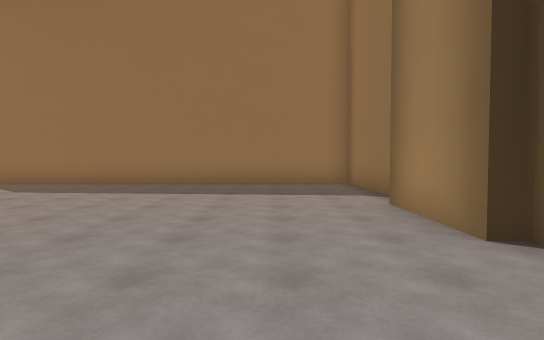
view 1 (above)

20 first-person views from a walk through a 3-D level made in the Unity game engine. The camera is 1.5 m above the floor, tilts 2° down and sees 80° across. The floor is counted in squares, 2 m on a side. Each view is taken from the middle of a square. On the plan, view 1 faces up. The plan holds only what a view shows up to about 11 squares ahead; the rest is blank. The place goes on beyond the plan. The player character is not drawn.

view 2
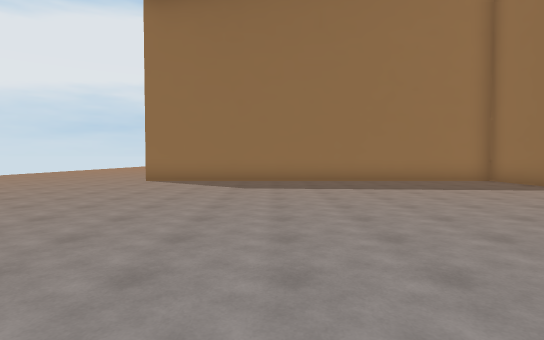

view 3
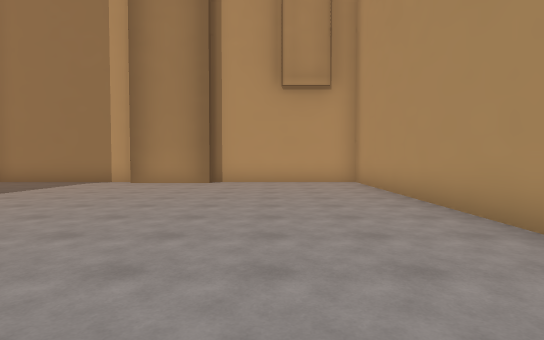

view 4
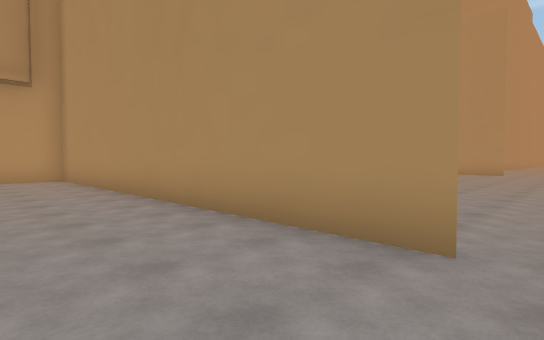

view 5
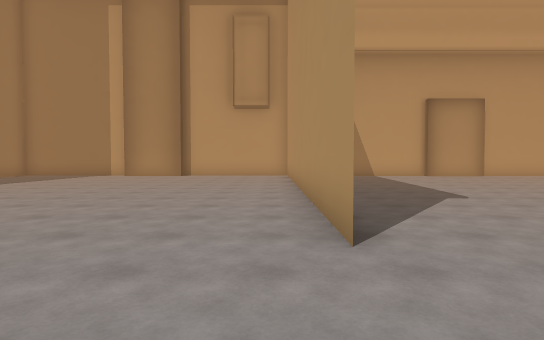

view 6
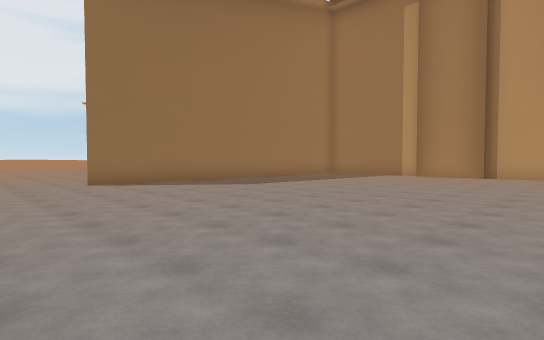

view 7
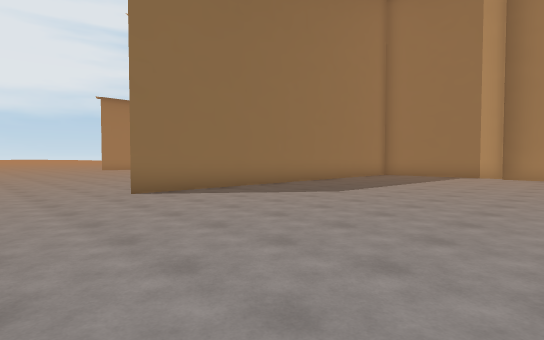

view 8
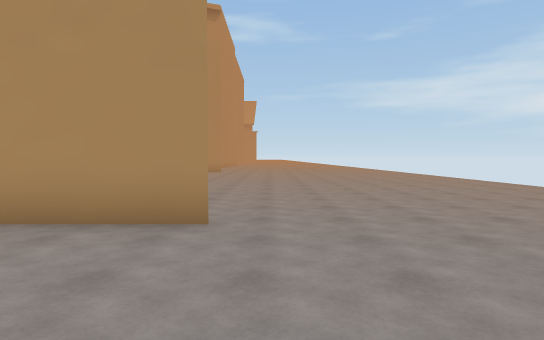

view 9
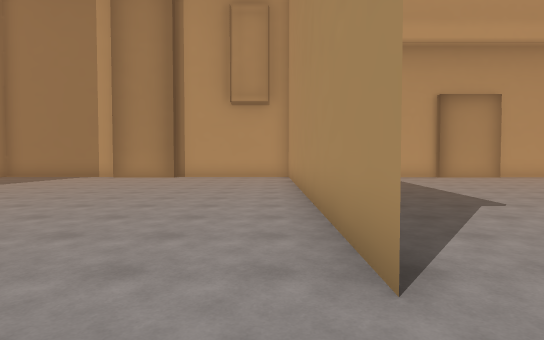

view 10
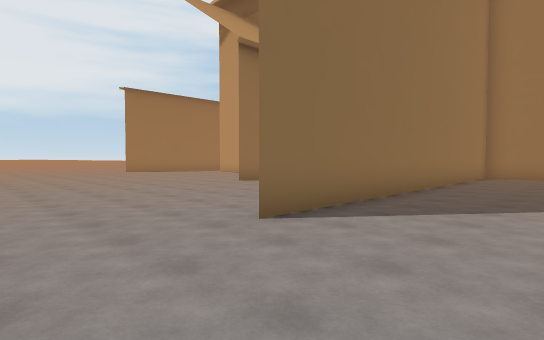

view 11
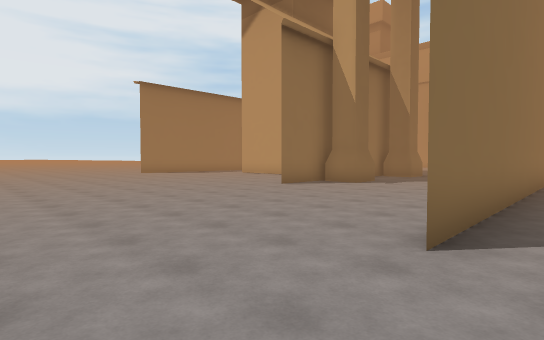

view 12
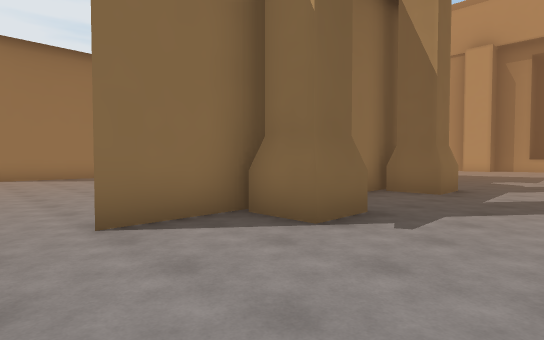

view 13
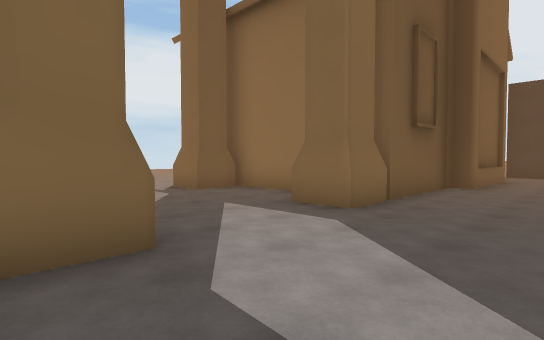

view 14
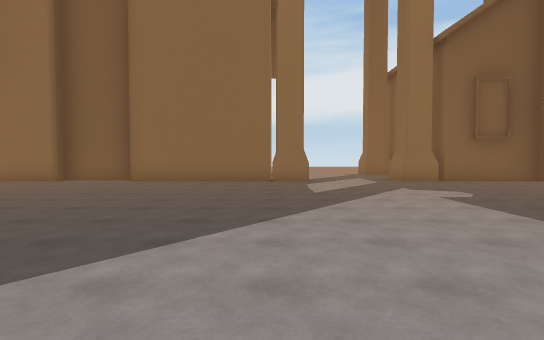

view 15
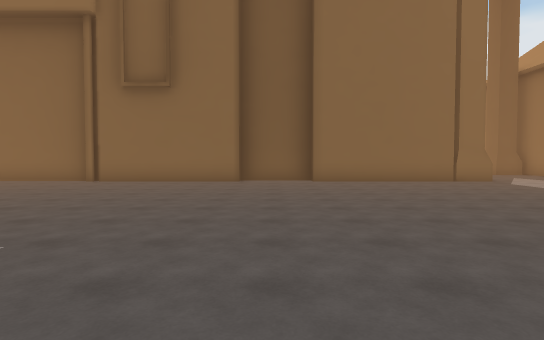

view 16
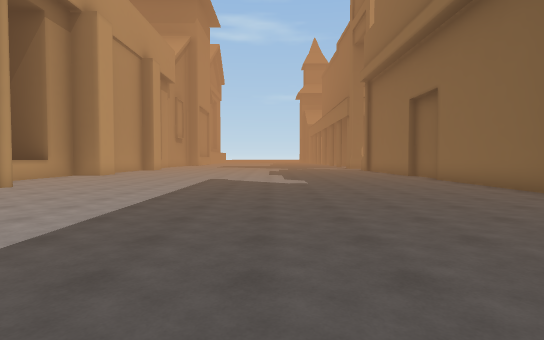

view 17
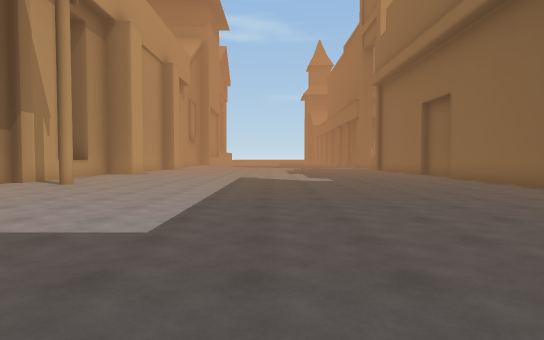

view 18
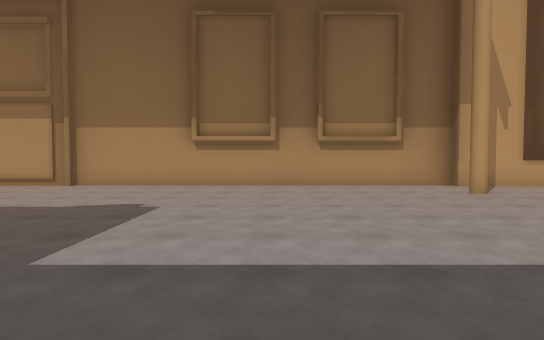

view 19
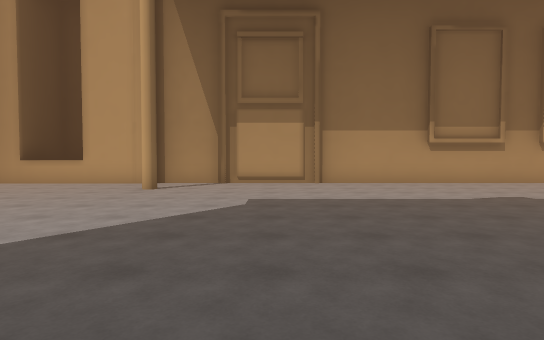

view 20
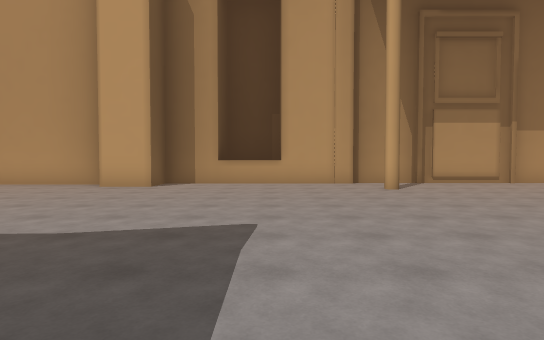

### Floor plan
Points are (right, up) in squares from view 1. A wall is a line through its corners. A room is listed if a view was taken in it or the views show most of it. See-through windows are left out.
Room 1 (views 1, 2, 3, 4, 5, 6, 7, 8, 9, 10, 11)
walls: (-9.4, -1.7) (2.4, -1.7) (2.4, 2.9); (2, 2.9) (2, 5.4); (2.4, 5.5) (2.4, 10) (-9.4, 10)
ways out: opening at (-11, 10.7) to room 2
Room 2 (view 12)
walls: (-3.5, 15.7) (-5, 15.7); (-3, 14.3) (-3, 15.5)
ways out: opening at (-11, 10.7) to room 1; opening at (-3, 13) to room 3
Room 3 (views 13, 14, 15, 16, 17, 18, 19, 20)
walls: (2.4, 3) (2.4, -1.7); (2.4, 11.3) (2.4, 5.3); (16.8, 10.5) (16.8, 16.2) (15.7, 16.2) (15.7, 17.6); (2.1, -2.2) (2.1, -7); (2.4, 15.5) (2.4, 14.3) (1.2, 14.3) (1.2, 15.5); (18, 14.6) (16.7, 14.6); (17, -5) (17, 10.6); (16.4, 17.9) (16.4, 19.5); (-1.8, 15.5) (-1.8, 14.3) (-3, 14.3); (3, 19.5) (3, 18.9) (2.4, 18.9) (2.4, 15.7) (-3.5, 15.7); (16.8, -7.4) (16.8, -5)
ways out: opening at (-3, 13) to room 2

Where each view was taken, in squares from view 1:
view 1: 0 up, 0 right, facing up
view 2: 1 down, 5 left, facing up
view 3: 1 up, 8 left, facing right
view 4: 1 up, 10 left, facing down-right
view 5: 1 down, 12 left, facing right
view 6: 0 up, 12 left, facing up-right
view 7: 3 up, 12 left, facing up-right
view 8: 2 up, 10 left, facing down
view 9: 1 down, 11 left, facing right
view 10: 7 up, 12 left, facing up-right
view 11: 9 up, 12 left, facing up-right
view 12: 12 up, 6 left, facing up-right
view 13: 10 up, 5 right, facing up-left
view 14: 10 up, 13 right, facing left
view 15: 4 up, 13 right, facing left
view 16: 4 up, 8 right, facing down
view 17: 5 up, 9 right, facing down
view 18: 0 up, 8 right, facing right
view 19: 7 up, 7 right, facing right
view 20: 13 up, 7 right, facing right
